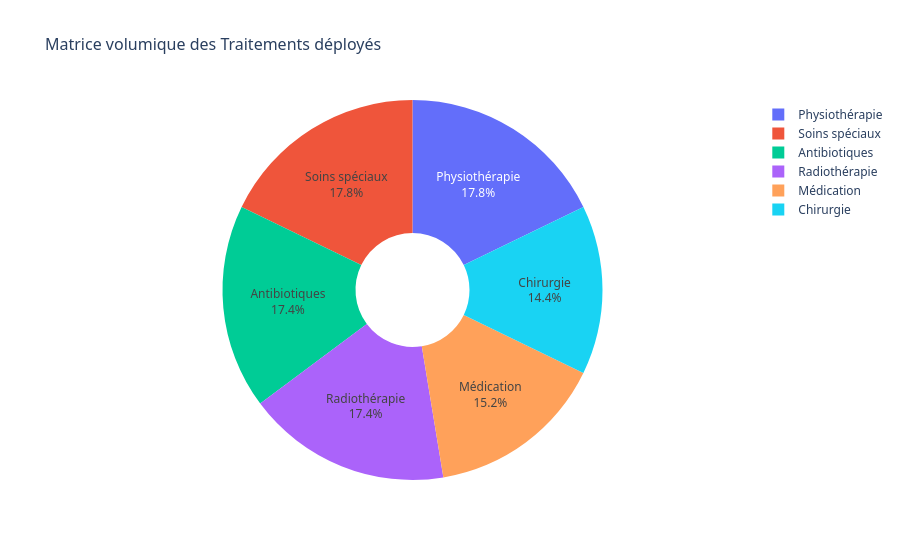

This figure's notebook cell:
### Markdown cell above
<div style="margin-top: 25px; margin-bottom: 15px; border-left: 5px solid #2980b9; background-color: #f4f7f6; padding: 12px 18px; border-radius: 0 6px 6px 0; box-shadow: 0 2px 4px rgba(0,0,0,0.02);">
    <h3 style="color: #2c3e50; margin: 0; font-family: 'Segoe UI', Tahoma, Geneva, Verdana, sans-serif; font-size: 1.15em; font-weight: 600;">9. Visualiser la répartition des traitements.</h3>
</div>

### Code cell
tracer_pie_chart(df, 'Traitement', "Matrice volumique des Traitements déployés")

### Figure 1 — Plotly figure (JSON) as saved in the notebook; plotly's stock layout.template omitted (floating-point values rounded to 4 significant figures; data arrays with more than 128 entries replaced by an {"elided": "..."} marker saying what was removed)
{"data": [{"domain": {"x": [0, 1], "y": [0, 1]}, "hole": 0.3, "hovertemplate": "Traitement=%{label}<extra></extra>", "labels": {"elided": "500 str values"}, "legendgroup": "", "name": "", "showlegend": true, "textinfo": "percent+label", "textposition": "inside", "type": "pie"}], "layout": {"font": {"family": "Segoe UI"}, "legend": {"tracegroupgap": 0}, "title": {"font": {"size": 16}, "text": "Matrice volumique des Traitements déployés"}}}
